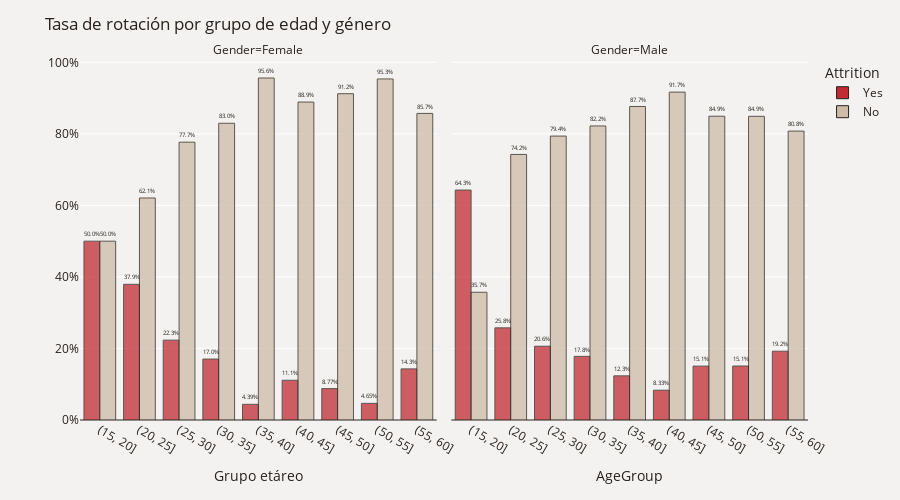

Here is the notebook cell this chart was saved with:
### Code cell
attrition['AgeGroup']=pd.cut(attrition['Age'],bins=[15,20,25,30,35,40,45,50,55,60])
attrition['AgeGroup'] = attrition['AgeGroup'].astype('str')
cat_df=pd.DataFrame(attrition[cat_cols].melt(var_name='column', value_name='value')
                    .value_counts()).rename(columns={0: 'count'}).sort_values(by=['column', 'count'])
plot_df = attrition.groupby(['Gender','AgeGroup'])['Attrition'].value_counts(normalize=True)
plot_df = plot_df.mul(100).rename('Percent').reset_index()
figage = px.bar(plot_df, x="AgeGroup", y="Percent", color="Attrition", barmode="group",
            text='Percent', opacity=.75, facet_col="Gender", category_orders={'Attrition': ['Yes', 'No']},
            color_discrete_map={'Yes': '#C02B34','No': '#CDBBA7'}) 
figage.update_traces(texttemplate='%{text:.3s}%', textposition='outside',
                  marker_line=dict(width=1, color='#28221D'),  width=.4)
figage.update_layout(title_text='Tasa de rotación por grupo de edad y género', yaxis_ticksuffix = '%',
                  paper_bgcolor='#F4F2F0', plot_bgcolor='#F4F2F0',font_color='#28221D',
                  height=500, xaxis=dict(tickangle=30))
figage.update_xaxes(showticklabels=True,tickangle=30,col=2)
figage.update_yaxes(title = "", zeroline=True, zerolinewidth=1, zerolinecolor='#28221D')
figage.update_layout(xaxis_title="Grupo etáreo")

### Figure 1 — Plotly figure (JSON) as saved in the notebook; plotly's stock layout.template omitted (floating-point values rounded to 4 significant figures)
{"data": [{"alignmentgroup": "True", "hovertemplate": "Attrition=Yes<br>Gender=Female<br>AgeGroup=%{x}<br>Percent=%{text}<extra></extra>", "legendgroup": "Yes", "marker": {"color": "#C02B34", "line": {"color": "#28221D", "width": 1}, "opacity": 0.75, "pattern": {"shape": ""}}, "name": "Yes", "offsetgroup": "Yes", "orientation": "v", "showlegend": true, "text": [50, 37.93, 22.33, 17.04, 4.386, 11.11, 8.772, 4.651, 14.29], "textposition": "outside", "texttemplate": "%{text:.3s}%", "type": "bar", "width": 0.4, "x": ["(15, 20]", "(20, 25]", "(25, 30]", "(30, 35]", "(35, 40]", "(40, 45]", "(45, 50]", "(50, 55]", "(55, 60]"], "xaxis": "x", "y": [50, 37.93, 22.33, 17.04, 4.386, 11.11, 8.772, 4.651, 14.29], "yaxis": "y"}, {"alignmentgroup": "True", "hovertemplate": "Attrition=Yes<br>Gender=Male<br>AgeGroup=%{x}<br>Percent=%{text}<extra></extra>", "legendgroup": "Yes", "marker": {"color": "#C02B34", "line": {"color": "#28221D", "width": 1}, "opacity": 0.75, "pattern": {"shape": ""}}, "name": "Yes", "offsetgroup": "Yes", "orientation": "v", "showlegend": false, "text": [64.29, 25.76, 20.62, 17.79, 12.35, 8.333, 15.07, 15.09, 19.23], "textposition": "outside", "texttemplate": "%{text:.3s}%", "type": "bar", "width": 0.4, "x": ["(15, 20]", "(20, 25]", "(25, 30]", "(30, 35]", "(35, 40]", "(40, 45]", "(45, 50]", "(50, 55]", "(55, 60]"], "xaxis": "x2", "y": [64.29, 25.76, 20.62, 17.79, 12.35, 8.333, 15.07, 15.09, 19.23], "yaxis": "y2"}, {"alignmentgroup": "True", "hovertemplate": "Attrition=No<br>Gender=Female<br>AgeGroup=%{x}<br>Percent=%{text}<extra></extra>", "legendgroup": "No", "marker": {"color": "#CDBBA7", "line": {"color": "#28221D", "width": 1}, "opacity": 0.75, "pattern": {"shape": ""}}, "name": "No", "offsetgroup": "No", "orientation": "v", "showlegend": true, "text": [50, 62.07, 77.67, 82.96, 95.61, 88.89, 91.23, 95.35, 85.71], "textposition": "outside", "texttemplate": "%{text:.3s}%", "type": "bar", "width": 0.4, "x": ["(15, 20]", "(20, 25]", "(25, 30]", "(30, 35]", "(35, 40]", "(40, 45]", "(45, 50]", "(50, 55]", "(55, 60]"], "xaxis": "x", "y": [50, 62.07, 77.67, 82.96, 95.61, 88.89, 91.23, 95.35, 85.71], "yaxis": "y"}, {"alignmentgroup": "True", "hovertemplate": "Attrition=No<br>Gender=Male<br>AgeGroup=%{x}<br>Percent=%{text}<extra></extra>", "legendgroup": "No", "marker": {"color": "#CDBBA7", "line": {"color": "#28221D", "width": 1}, "opacity": 0.75, "pattern": {"shape": ""}}, "name": "No", "offsetgroup": "No", "orientation": "v", "showlegend": false, "text": [35.71, 74.24, 79.38, 82.21, 87.65, 91.67, 84.93, 84.91, 80.77], "textposition": "outside", "texttemplate": "%{text:.3s}%", "type": "bar", "width": 0.4, "x": ["(15, 20]", "(20, 25]", "(25, 30]", "(30, 35]", "(35, 40]", "(40, 45]", "(45, 50]", "(50, 55]", "(55, 60]"], "xaxis": "x2", "y": [35.71, 74.24, 79.38, 82.21, 87.65, 91.67, 84.93, 84.91, 80.77], "yaxis": "y2"}], "layout": {"annotations": [{"font": {}, "showarrow": false, "text": "Gender=Female", "x": 0.245, "xanchor": "center", "xref": "paper", "y": 1, "yanchor": "bottom", "yref": "paper"}, {"font": {}, "showarrow": false, "text": "Gender=Male", "x": 0.755, "xanchor": "center", "xref": "paper", "y": 1, "yanchor": "bottom", "yref": "paper"}], "barmode": "group", "font": {"color": "#28221D"}, "height": 500, "legend": {"title": {"text": "Attrition"}, "tracegroupgap": 0}, "margin": {"t": 60}, "paper_bgcolor": "#F4F2F0", "plot_bgcolor": "#F4F2F0", "title": {"text": "Tasa de rotación por grupo de edad y género"}, "xaxis": {"anchor": "y", "domain": [0, 0.49], "tickangle": 30, "title": {"text": "Grupo etáreo"}}, "xaxis2": {"anchor": "y2", "domain": [0.51, 1], "matches": "x", "showticklabels": true, "tickangle": 30, "title": {"text": "AgeGroup"}}, "yaxis": {"anchor": "x", "domain": [0, 1], "ticksuffix": "%", "title": {"text": ""}, "zeroline": true, "zerolinecolor": "#28221D", "zerolinewidth": 1}, "yaxis2": {"anchor": "x2", "domain": [0, 1], "matches": "y", "showticklabels": false, "title": {"text": ""}, "zeroline": true, "zerolinecolor": "#28221D", "zerolinewidth": 1}}}
